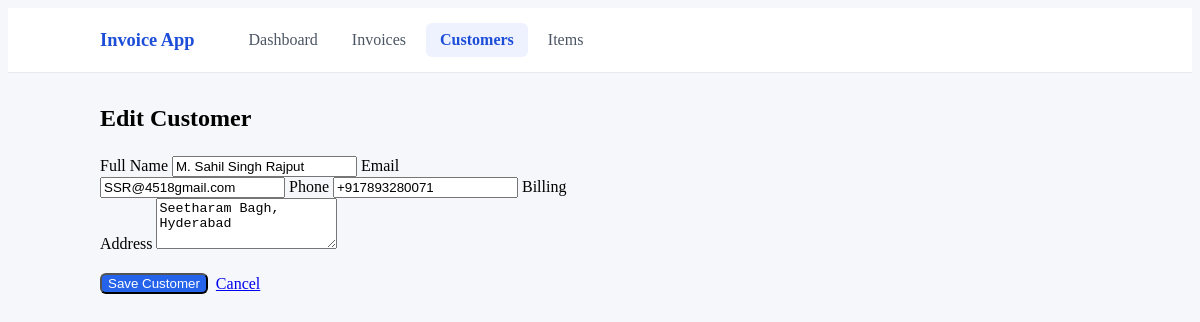
/customers/1/edit, run on the app's committed database.
### database.py (models this page shows)
class BaseModel(Model):
    class Meta:
        database = db

class Customer(BaseModel):
    name = CharField()
    email = CharField(default="")
    phone = CharField(default="")
    address = TextField(default="")

### app.py (the view, shortened to what this page needs)
@app.route("/customers/<int:id>/edit", methods=["GET", "POST"])
def edit_customer(id):
    customer = get_or_404(Customer, id)
    return render_template("customer_form.html", customer=customer)

### app.py (called while the page is built)
@app.before_request
def open_db():
    db.connect(reuse_if_open=True)

@app.after_request
def clear_stats(response):
    if request.method == "POST":
        try:
            cache.delete("stats")
        except redis.RedisError:
            pass
    return response

def get_or_404(model, id):
    obj = model.get_or_none(model.id == id)
    if obj is None:
        abort(404)
    return obj

### templates/customer_form.html (shortened to what this page needs)
{% extends "base.html" %}
{% block content %}
<div class="page-header">
    <h2>{{ "Edit" if customer else "Add" }} Customer</h2>
</div>
<form method="post" class="form-narrow">
    <label>Full Name
        <input type="text" name="name" value="{{ customer.name if customer else '' }}" placeholder="John Doe" required>
    </label>
    <label>Email
        <input type="email" name="email" value="{{ customer.email if customer else '' }}" placeholder="john@example.com">
    </label>
    <label>Phone
        <input type="text" name="phone" value="{{ customer.phone if customer else '' }}" placeholder="+91 98765 43210">
    </label>
    <label>Billing Address
        <textarea name="address" rows="3" placeholder="Street, city, state, postal code">{{ customer.address if customer else '' }}</textarea>
    </label>
    <div class="actions">
        <button type="submit">Save Customer</button>
        <a href="{{ url_for('customers') }}" class="button secondary">Cancel</a>
    </div>
</form>
{% endblock %}

### static/style.css (style rules this page uses)
body { background: #f5f7fa; }
.page-header { display: flex; justify-content: space-between; align-items: center; flex-wrap: wrap; gap: 12px; margin-bottom: 24px; }
.page-header h2 { margin: 0; }
.actions { display: flex; gap: 8px; align-items: center; flex-wrap: wrap; }
button:not(.secondary), a.button:not(.secondary) { background: #2563eb; color: #fff; border-radius: 6px; }
.form-narrow { max-width: 480px; }
form label { margin-bottom: 16px; }
form .actions { margin-top: 20px; }

### data on the page
Customer: name "M. Sahil Singh Rajput", email "SSR@4518gmail.com", phone "+917893280071", address "Seetharam Bagh, Hyderabad"

### other printed values
{{ "Edit" if customer else "Add" }} "Edit"
